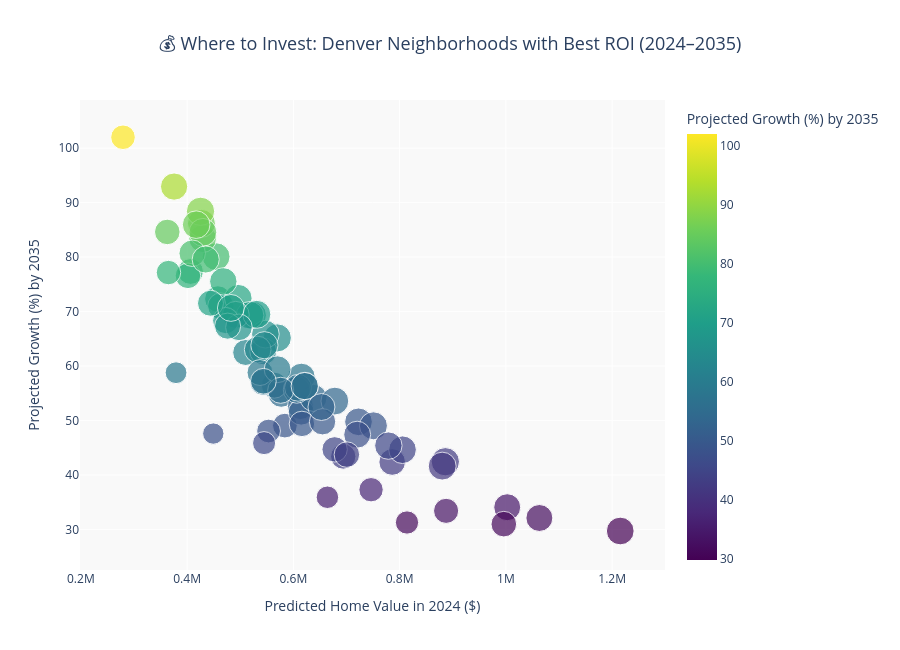

Notebook cell for this chart:
### Code cell
import plotly.express as px

# Create a copy of your best investment opportunities
investment_df["Dollar Growth"] = investment_df["Growth ($)"]
investment_df["Percent Growth"] = investment_df["Growth (%)"]
investment_df["2024 Value"] = investment_df["Predicted Home Value_2024"]

# Interactive scatter plot
fig = px.scatter(
    investment_df,
    x="2024 Value",
    y="Percent Growth",
    size="Dollar Growth",
    color="Percent Growth",
    hover_name="Neighborhood",
    hover_data={
        "2024 Value": ":$,",
        "Percent Growth": ":.1f",
        "Dollar Growth": ":$,"
    },
    color_continuous_scale="Viridis",
    title="💰 Where to Invest: Denver Neighborhoods with Best ROI (2024–2035)",
    labels={
        "2024 Value": "Predicted Home Value in 2024 ($)",
        "Percent Growth": "Projected Growth (%) by 2035"
    },
    height=650
)

fig.update_layout(
    title_font=dict(size=18),
    title_x=0.5,
    plot_bgcolor="#f9f9f9"
)

fig.show()

### Figure 1 — Plotly figure (JSON) as saved in the notebook; plotly's stock layout.template omitted (floating-point values rounded to 4 significant figures)
{"data": [{"customdata": [[364080], [286634], [316361], [357891], [322539], [371354], [213918], [341845], [331139], [318686], [314399], [368011], [318939], [341487], [307491], [340712], [329166], [308738], [359664], [316898], [345492], [301162], [333227], [361350], [222900], [375982], [349039], [356830], [306929], [362770], [360522], [335873], [359599], [359427], [337343], [278443], [363346], [309444], [341064], [341198], [369208], [368144], [315924], [359642], [363318], [348223], [341426], [350357], [266068], [376093], [330631], [249934], [296715], [353631], [323112], [366533], [338861], [303029], [281618], [320079], [353671], [304300], [238587], [254710], [333938], [320662], [317648], [346128], [358505], [306611], [326040], [349964], [342692], [284955], [340965], [311037]], "hovertemplate": "<b>%{hovertext}</b><br><br>Predicted Home Value in 2024 ($)=%{x:$,}<br>Projected Growth (%) by 2035=%{marker.color:.1f}<br>Dollar Growth=%{customdata[0]:$,}<extra></extra>", "hovertext": ["Montbello", "Montclair", "Skyland", "Indian Creek", "Hale", "Fort Logan", "Berkley", "Hilltop", "Athmar Park", "Baker", "Barnum", "Barnum West", "Bear Valley", "Belcaro", "Capitol Hill", "Central Business District", "Chaffee Park", "Cherry Creek", "City Park", "City Park West", "Civic Center", "Congress Park", "Cory - Merrill", "Country Club", "Denver International Airport", "East Colfax", "Elyria Swansea", "Five Points", "Globeville", "Goldsmith", "Hampden", "Hampden South", "Harvey Park", "Harvey Park South", "Jefferson Park", "Lowry Field", "Mar Lee", "North Capitol Hill", "North Park Hill", "Northeast Park Hill", "Overland", "Platt Park", "Regis", "South Park Hill", "Southmoor Park", "Speer", "Union Station", "University", "University Hills", "University Park", "Villa Park", "Virginia Village", "Washington Park", "Washington Park West", "Washington Virginia Vale", "Wellshire", "West Colfax", "West Highland", "Westwood", "Whittier", "Gateway - Green Valley Ranch", "Highland", "Central Park", "Auraria", "Clayton", "Lincoln Park", "College View - South Platte", "Ruby Hill", "Valverde", "Sloan Lake", "Berkeley", "Sunnyside", "Rosedale", "Windsor", "Cheesman Park", "Cole"], "legendgroup": "", "marker": {"color": [80.08, 49.08, 54.82, 83.38, 52.59, 65.17, 47.61, 34.1, 72.31, 56.5, 77.36, 86.19, 62.5, 32.12, 76.57, 62.7, 71.02, 30.99, 49.77, 51.55, 54.17, 43.4, 42.39, 29.73, 58.79, 88.41, 92.95, 58.01, 84.62, 69.34, 65.86, 63.03, 72.46, 69.33, 55.64, 37.31, 84.55, 56.99, 56.02, 69.41, 69.5, 49.04, 58.82, 44.65, 53.58, 63.83, 47.41, 56.35, 48.08, 42.45, 80.72, 45.87, 33.43, 45.41, 68.36, 41.64, 59.42, 44.72, 77.17, 55.56, 75.55, 49.39, 35.93, 31.3, 67.12, 67.33, 71.54, 79.57, 85.96, 43.76, 49.78, 56.33, 52.49, 102.0, 70.68, 57.22], "coloraxis": "coloraxis", "size": [364080, 286634, 316361, 357891, 322539, 371354, 213918, 341845, 331139, 318686, 314399, 368011, 318939, 341487, 307491, 340712, 329166, 308738, 359664, 316898, 345492, 301162, 333227, 361350, 222900, 375982, 349039, 356830, 306929, 362770, 360522, 335873, 359599, 359427, 337343, 278443, 363346, 309444, 341064, 341198, 369208, 368144, 315924, 359642, 363318, 348223, 341426, 350357, 266068, 376093, 330631, 249934, 296715, 353631, 323112, 366533, 338861, 303029, 281618, 320079, 353671, 304300, 238587, 254710, 333938, 320662, 317648, 346128, 358505, 306611, 326040, 349964, 342692, 284955, 340965, 311037], "sizemode": "area", "sizeref": 940.2, "symbol": "circle"}, "mode": "markers", "name": "", "orientation": "v", "showlegend": false, "type": "scatter", "x": [454624, 584039, 577117, 429251, 613297, 569792, 449288, 1002501, 457937, 564072, 406393, 426961, 510296, 1063045, 401582, 543383, 463506, 996105, 722597, 614750, 637807, 693873, 786010, 1215252, 379166, 425270, 375514, 615154, 362694, 523207, 547378, 532846, 496299, 518434, 606252, 746234, 429724, 543027, 608828, 491585, 531218, 750690, 537146, 805443, 678066, 545519, 720119, 621715, 553350, 886016, 409609, 544901, 887473, 778804, 472656, 880153, 570259, 677656, 364929, 576097, 468144, 616107, 664096, 813882, 497552, 476230, 444007, 435000, 417068, 700693, 654900, 621311, 652849, 279366, 482430, 543559], "xaxis": "x", "y": [80.08, 49.08, 54.82, 83.38, 52.59, 65.17, 47.61, 34.1, 72.31, 56.5, 77.36, 86.19, 62.5, 32.12, 76.57, 62.7, 71.02, 30.99, 49.77, 51.55, 54.17, 43.4, 42.39, 29.73, 58.79, 88.41, 92.95, 58.01, 84.62, 69.34, 65.86, 63.03, 72.46, 69.33, 55.64, 37.31, 84.55, 56.99, 56.02, 69.41, 69.5, 49.04, 58.82, 44.65, 53.58, 63.83, 47.41, 56.35, 48.08, 42.45, 80.72, 45.87, 33.43, 45.41, 68.36, 41.64, 59.42, 44.72, 77.17, 55.56, 75.55, 49.39, 35.93, 31.3, 67.12, 67.33, 71.54, 79.57, 85.96, 43.76, 49.78, 56.33, 52.49, 102.0, 70.68, 57.22], "yaxis": "y"}], "layout": {"coloraxis": {"colorbar": {"title": {"text": "Projected Growth (%) by 2035"}}, "colorscale": [[0, "#440154"], [0.1111, "#482878"], [0.2222, "#3e4989"], [0.3333, "#31688e"], [0.4444, "#26828e"], [0.5556, "#1f9e89"], [0.6667, "#35b779"], [0.7778, "#6ece58"], [0.8889, "#b5de2b"], [1, "#fde725"]]}, "height": 650, "legend": {"itemsizing": "constant", "tracegroupgap": 0}, "plot_bgcolor": "#f9f9f9", "title": {"font": {"size": 18}, "text": "💰 Where to Invest: Denver Neighborhoods with Best ROI (2024–2035)", "x": 0.5}, "xaxis": {"anchor": "y", "domain": [0, 1], "title": {"text": "Predicted Home Value in 2024 ($)"}}, "yaxis": {"anchor": "x", "domain": [0, 1], "title": {"text": "Projected Growth (%) by 2035"}}}}
